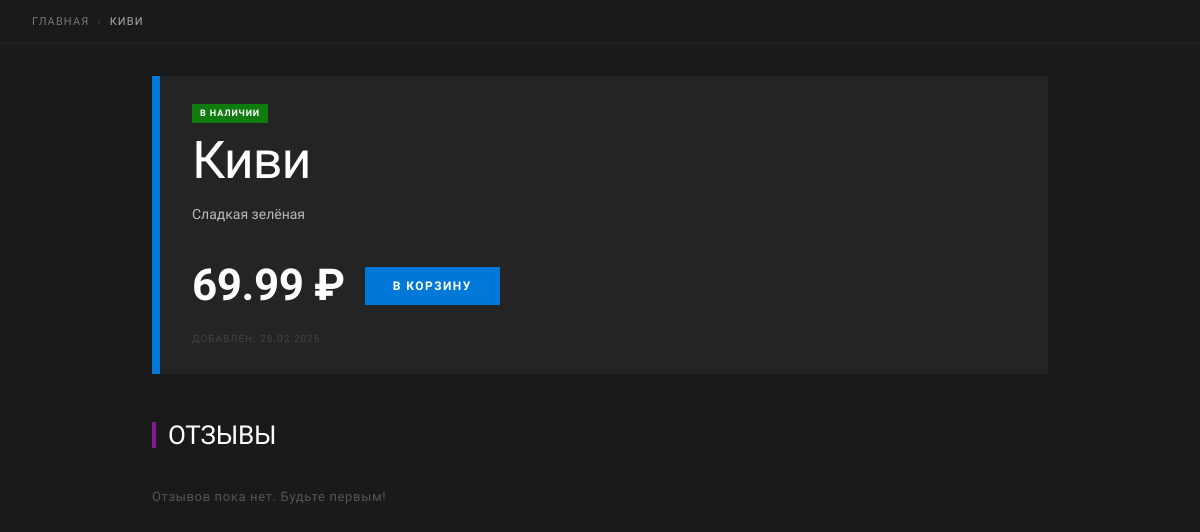
The page /product/8/ on the database its author committed.
### products/models.py (models this page shows, shortened)
class Product(models.Model):
    name = models.CharField(max_length=200, verbose_name="Product Name")
    category = models.ForeignKey(
        Category,
        on_delete=models.CASCADE,
        null=True,
        blank=True,
        verbose_name='Category'
    )
    description = models.TextField(verbose_name="Product Description")
    price = models.DecimalField(max_digits=10, decimal_places=2, verbose_name="Price")
    is_available = models.BooleanField(default=True, verbose_name="Is Available")
    created_at = models.DateTimeField(auto_now_add=True, verbose_name="Created At")
    class Meta:
        verbose_name = "Product"
        verbose_name_plural = "Products"

### products/views.py (the view)
# urls.py: path('product/<int:pk>/', views.product_detail, name='product_detail'),
def product_detail(request, pk):
    product = get_object_or_404(Product, pk=pk)
    reviews = product.review_set.all()
    avg_rating = (
        sum(r.rating for r in reviews) / len(reviews)
        if reviews else None
    )
    return render(request, 'product_detail.html', {
        'product':    product,
        'reviews':    reviews,
        'avg_rating': avg_rating,
    })

### templates/product_detail.html (shortened to what this page needs)
{% load static %}
<!DOCTYPE html>
<html lang="ru">
<head>
    <link rel="stylesheet" href="{% static 'css/style.css' %}">
    <link rel="stylesheet" href="{% static 'css/detail.css' %}">
</head>
<body>
    <div class="breadcrumb">
        <a href="{% url 'home' %}" class="breadcrumb__link">Главная</a>
        <span class="breadcrumb__sep">›</span>
        <span class="breadcrumb__current">{{ product.name }}</span>
    </div>
    <main class="pd-main">
        <section class="pd-hero">
            <div class="pd-hero__color-block"></div>
            <div class="pd-hero__content">
                <div class="pd-hero__meta">
                    {% if not product.is_available %}
                        <span class="pd-badge pd-badge--na">Нет в наличии</span>
                    {% else %}
                        <span class="pd-badge pd-badge--available">В наличии</span>
                    {% endif %}
                </div>
                <h1 class="pd-hero__title">{{ product.name }}</h1>
                <p class="pd-hero__desc">{{ product.description }}</p>
                <div class="pd-hero__footer">
                    <span class="pd-price">{{ product.price }} ₽</span>
                    {% if product.is_available %}
                        <form method="post" action="{% url 'cart_add' product.pk %}">
                            <button type="submit" class="pd-btn pd-btn--primary">В корзину</button>
                        </form>
                    {% else %}
                        <button class="pd-btn pd-btn--disabled" disabled>Недоступно</button>
                    {% endif %}
                </div>
                <p class="pd-meta-date">Добавлен: {{ product.created_at|date:"d.m.Y" }}</p>
            </div>
        </section>
        <section class="pd-reviews">
            <h2 class="pd-section-title" style="--accent:#881798">
                Отзывы
            </h2>
            {% if reviews %}
                <div class="pd-reviews__list">
                    {% for review in reviews %}
                        <article class="review-card" style="animation-delay: {{ forloop.counter0 }}00ms">
                            <div class="review-card__header">
                                <span class="review-card__author">{{ review.author }}</span>
                                <span class="review-card__stars" data-rating="{{ review.rating }}"></span>
                            </div>
                            <p class="review-card__text">{{ review.text }}</p>
                        </article>
                    {% endfor %}
                </div>
            {% else %}
                <p class="pd-empty">Отзывов пока нет. Будьте первым!</p>
            {% endif %}
        </section>
    </main>
</body>
</html>

### static/css/style.css (style rules this page uses)
*, *::before, *::after { box-sizing: border-box; margin: 0; padding: 0; }
:root { --bg: #1A1A1A; --bg-panel: #242424; --bg-card: #2C2C2C; --text: #FFFFFF; --text-muted: #999999; --blue: #0078D7; --green: #107C10; --orange: #FF8C00; --red: #E81123; --purple: #881798; --tile-w: 220px; --tile-gap: 4px; --font: 'Segoe UI', 'Arial', sans-serif; --appbar-h: 64px; --section-pad: 48px 32px 24px; }
html { scroll-behavior: smooth; }
body { background: var(--bg); color: var(--text); font-family: var(--font); font-size: 14px; line-height: 1.4; min-height: 100vh; overflow-x: hidden; padding-bottom: calc(var(--appbar-h) + 16px); }
a { color: inherit; text-decoration: none; }

### static/css/detail.css (style rules this page uses)
.breadcrumb { padding: 14px 32px; font-size: 11px; letter-spacing: .1em; text-transform: uppercase; color: #555; display: flex; align-items: center; gap: 8px; border-bottom: 1px solid #242424; }
.breadcrumb__link { color: #777; transition: color .12s; }
.breadcrumb__sep { color: #444; }
.breadcrumb__current { color: #aaa; }
.pd-main { max-width: 960px; margin: 0 auto; padding: 0 32px 80px; }
.pd-hero { display: grid; grid-template-columns: 8px 1fr; gap: 0; margin: 32px 0 40px; animation: fadeUp .4s ease-out both; }
.pd-hero__color-block { background: var(--blue); align-self: stretch; }
.pd-hero__content { padding: 28px 28px 28px 32px; background: #242424; }
.pd-hero__meta { display: flex; align-items: center; gap: 10px; margin-bottom: 12px; }
.pd-badge { font-size: 9px; font-weight: 700; letter-spacing: .1em; text-transform: uppercase; padding: 3px 8px; }
.pd-badge--available { background: var(--green); color: #fff; }
.pd-hero__title { font-size: clamp(28px, 5vw, 52px); font-weight: 300; line-height: 1; letter-spacing: -.02em; margin-bottom: 16px; }
.pd-hero__desc { font-size: 14px; line-height: 1.7; color: #bbb; margin-bottom: 28px; max-width: 640px; }
.pd-hero__footer { display: flex; align-items: center; gap: 20px; flex-wrap: wrap; margin-bottom: 16px; }
.pd-price { font-size: clamp(28px, 4vw, 44px); font-weight: 700; color: #fff; letter-spacing: -.01em; }
.pd-btn { display: inline-flex; align-items: center; justify-content: center; padding: 12px 28px; font-family: var(--font); font-size: 12px; font-weight: 600; letter-spacing: .12em; text-transform: uppercase; border: none; cursor: pointer; transition: filter .15s; text-decoration: none; }
.pd-btn--primary { background: var(--blue); color: #fff; }
.pd-meta-date { font-size: 10px; letter-spacing: .1em; text-transform: uppercase; color: #444; }
.pd-section-title { font-size: clamp(18px, 3vw, 26px); font-weight: 300; text-transform: uppercase; letter-spacing: -.01em; padding-left: 12px; border-left: 4px solid var(--accent, #881798); line-height: 1; margin-bottom: 20px; display: flex; align-items: center; gap: 10px; }
.pd-reviews { margin-top: 48px; }
.pd-empty { color: #555; font-size: 13px; padding: 20px 0; letter-spacing: .05em; }

### rows shown on the page
Product: name "КИВИ", name "Киви", description "Сладкая зелёная", price "69.99", created_at "28.02.2026"
